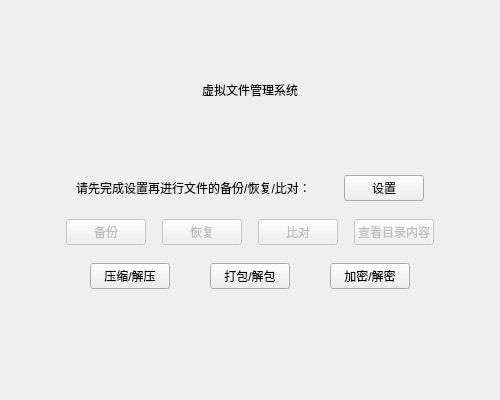
<?xml version="1.0" encoding="UTF-8"?>
<ui version="4.0">
 <class>Form</class>
 <widget class="QWidget" name="Form">
  <property name="geometry">
   <rect>
    <x>0</x>
    <y>0</y>
    <width>500</width>
    <height>400</height>
   </rect>
  </property>
  <property name="windowTitle">
   <string>Form</string>
  </property>
  <layout class="QVBoxLayout" name="verticalLayout_2">
   <item>
    <layout class="QVBoxLayout" name="verticalLayout">
     <property name="leftMargin">
      <number>50</number>
     </property>
     <property name="rightMargin">
      <number>50</number>
     </property>
     <property name="bottomMargin">
      <number>100</number>
     </property>
     <item>
      <widget class="QLabel" name="label">
       <property name="text">
        <string>虚拟文件管理系统</string>
       </property>
       <property name="alignment">
        <set>Qt::AlignCenter</set>
       </property>
      </widget>
     </item>
     <item>
      <layout class="QHBoxLayout" name="horizontalLayout">
       <property name="spacing">
        <number>18</number>
       </property>
       <item>
        <widget class="QLabel" name="label_2">
         <property name="sizePolicy">
          <sizepolicy hsizetype="Fixed" vsizetype="Preferred">
           <horstretch>0</horstretch>
           <verstretch>0</verstretch>
          </sizepolicy>
         </property>
         <property name="text">
          <string>请先完成设置再进行文件的备份/恢复/比对：</string>
         </property>
         <property name="alignment">
          <set>Qt::AlignCenter</set>
         </property>
        </widget>
       </item>
       <item>
        <widget class="QPushButton" name="Button1">
         <property name="sizePolicy">
          <sizepolicy hsizetype="Fixed" vsizetype="Fixed">
           <horstretch>0</horstretch>
           <verstretch>0</verstretch>
          </sizepolicy>
         </property>
         <property name="text">
          <string>设置</string>
         </property>
        </widget>
       </item>
      </layout>
     </item>
     <item>
      <layout class="QHBoxLayout" name="horizontalLayout_2">
       <property name="spacing">
        <number>11</number>
       </property>
       <property name="topMargin">
        <number>12</number>
       </property>
       <item>
        <widget class="QPushButton" name="Button2">
         <property name="enabled">
          <bool>false</bool>
         </property>
         <property name="sizePolicy">
          <sizepolicy hsizetype="Fixed" vsizetype="Fixed">
           <horstretch>0</horstretch>
           <verstretch>0</verstretch>
          </sizepolicy>
         </property>
         <property name="text">
          <string>备份</string>
         </property>
        </widget>
       </item>
       <item>
        <widget class="QPushButton" name="Button3">
         <property name="enabled">
          <bool>false</bool>
         </property>
         <property name="sizePolicy">
          <sizepolicy hsizetype="Fixed" vsizetype="Fixed">
           <horstretch>0</horstretch>
           <verstretch>0</verstretch>
          </sizepolicy>
         </property>
         <property name="text">
          <string>恢复</string>
         </property>
        </widget>
       </item>
       <item>
        <widget class="QPushButton" name="Button7">
         <property name="enabled">
          <bool>false</bool>
         </property>
         <property name="sizePolicy">
          <sizepolicy hsizetype="Fixed" vsizetype="Fixed">
           <horstretch>0</horstretch>
           <verstretch>0</verstretch>
          </sizepolicy>
         </property>
         <property name="text">
          <string>比对</string>
         </property>
        </widget>
       </item>
       <item>
        <widget class="QPushButton" name="Button8">
         <property name="enabled">
          <bool>false</bool>
         </property>
         <property name="sizePolicy">
          <sizepolicy hsizetype="Fixed" vsizetype="Fixed">
           <horstretch>0</horstretch>
           <verstretch>0</verstretch>
          </sizepolicy>
         </property>
         <property name="text">
          <string>查看目录内容</string>
         </property>
        </widget>
       </item>
      </layout>
     </item>
     <item>
      <layout class="QHBoxLayout" name="horizontalLayout_3">
       <property name="spacing">
        <number>11</number>
       </property>
       <property name="topMargin">
        <number>12</number>
       </property>
       <item>
        <widget class="QPushButton" name="Button4">
         <property name="enabled">
          <bool>true</bool>
         </property>
         <property name="sizePolicy">
          <sizepolicy hsizetype="Fixed" vsizetype="Fixed">
           <horstretch>0</horstretch>
           <verstretch>0</verstretch>
          </sizepolicy>
         </property>
         <property name="text">
          <string>压缩/解压</string>
         </property>
        </widget>
       </item>
       <item>
        <widget class="QPushButton" name="Button5">
         <property name="enabled">
          <bool>true</bool>
         </property>
         <property name="sizePolicy">
          <sizepolicy hsizetype="Fixed" vsizetype="Fixed">
           <horstretch>0</horstretch>
           <verstretch>0</verstretch>
          </sizepolicy>
         </property>
         <property name="text">
          <string>打包/解包</string>
         </property>
        </widget>
       </item>
       <item>
        <widget class="QPushButton" name="Button6">
         <property name="enabled">
          <bool>true</bool>
         </property>
         <property name="sizePolicy">
          <sizepolicy hsizetype="Fixed" vsizetype="Fixed">
           <horstretch>0</horstretch>
           <verstretch>0</verstretch>
          </sizepolicy>
         </property>
         <property name="text">
          <string>加密/解密</string>
         </property>
        </widget>
       </item>
      </layout>
     </item>
    </layout>
   </item>
  </layout>
 </widget>
 <resources/>
 <connections/>
</ui>
